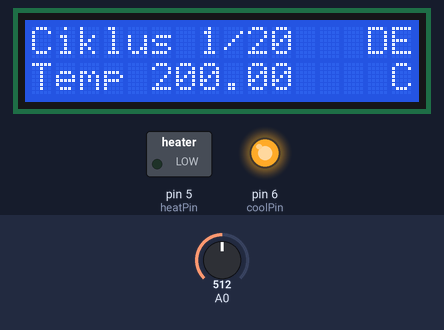
A sketch run on a simulated Arduino Uno, built with avr-gcc and run on an emulated ATmega328P. Parts: 16×2 character LCD, switched loads named in the sketch (green lamp = pin HIGH), output pins drawn as LEDs (lit = HIGH). The test bench sets the inputs (shaded band); at power-on: A0 = 512. What the sketch prints to the serial monitor is not drawn.

Above: at 3.2 s.
3.3 s: A0 set to 227
At 4.6 s:
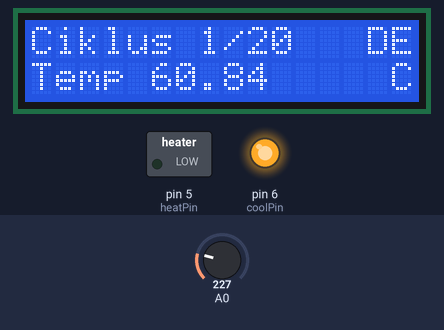
9.4 s: A0 set to 201
At 11.6 s:
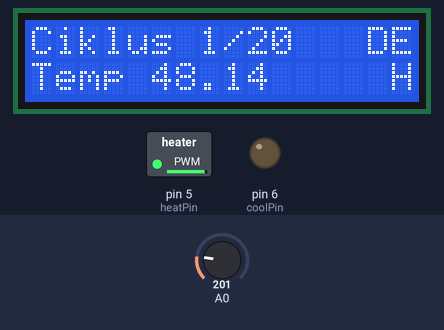
15.5 s: A0 set to 122
At 17.4 s:
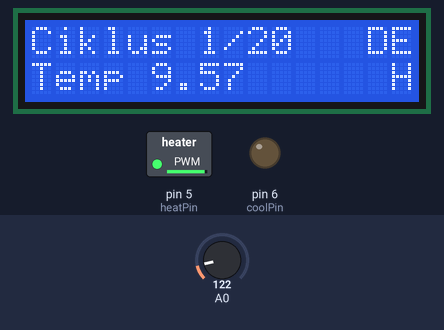
Timing chart, 0 to 18.9 s (numbered marks = the images above; inputs shaded):
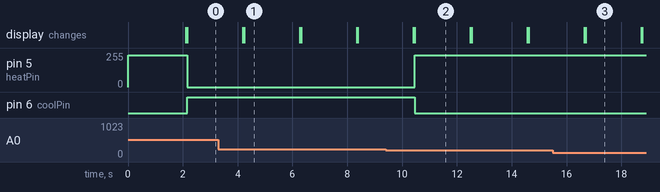

Measured:
- the behaviour switches between 216 and 215 on A0 (found by bisection; images 1 and 2)
- after the input at 3.3 s, the display: first changes after 0.89 s (image 1 shows a later state)
- after the input at 9.4 s, pin 5 (heatPin): 0/255 → 240/255 after 1.1 s; pin 6 (coolPin): HIGH → LOW after 1.1 s; the display: first changes after 1.0 s (image 2 shows a later state)
- after the input at 15.5 s, the display: first changes after 1.1 s (image 3 shows a later state)
- what the display in image 1 shows lasts 2.1 s, from 4.2 s to 6.3 s

The sketch:

pcr.ino
```cpp
// (licence header left out)
/*
 * SPECIFIC HARDWARE:
 * Temperature Sensor: The TMP36 is an easy-to-use temperature sensor that outputs a voltage that's proportional to the ambient temperature. More information on the sensor is available in the datasheet: http://dlnmh9ip6v2uc.cloudfront.net/datasheets/Sensors/Temp/TMP35_36_37.pdf
 */

//  Libraries
#include <Wire.h>
#include <LiquidCrystal_I2C.h>

//  LCD
// Set the LCD address to 0x3F for a 16 chars and 2 line display
LiquidCrystal_I2C lcd(0x3F, 2, 1, 0, 4, 5, 6, 7, 3, POSITIVE);

// Temperature read
int val;               // Create an integer variable to temporarily store infrormation
double currentTemp;    // Variable to hold the current temperature value

//  PCR Settings
String stageNames[3] = { "Denat", "Anneal", "Elon" };   // Names of Stages
int tempSettings[3] = { 55, 35, 45};                       // Temperatures of each stage
//int tempSettings[3] = { 96, 55, 75};                       // Temperatures of each stage
int timeSettings[3] = { 30, 40, 50};                       // Duration of each stage
int cycleSetting = 20;                                   // Max number of cycles

// Pins
#define coolPin 6                                       // Pin for the mosfet that controls the Peltier element
#define heatPin 5                                       // Pin for the mosfet that controls the PCB heat pad

// PCR cycling variables
int stageTemp = 0;                                      // Target temperature of the current stage
int stageTime = 0;                                      // Duration of current stage
int cycleCounter = 1;                                   // Counter of number of cycles completed
int currentStage = 0;                                   // Current stage
unsigned long currentStageStartTime = 0;                // Beginning of the current Stage
int currentState = 1;                                   // In each stage, go through 3 states: Ramping, Steady, Cooling
int toggleCooling = 0;                                  // Toggle to skip or execute Stage 3: Cooling

//Power at which heatbed will be heated max is 255 min 0
int heatPower = 240;

// Pins
const int temperaturePin = 0;                           // TMP36 sensor attached to analog 0 pin

//  Set the initial STATE of the machine
//  In this code we will switch operation modes, from (programming time, to programming temp) x3, to cycling, to stopping/slowing down
#define STATE_CYCLING 1
#define STATE_STOP 2
byte state = STATE_CYCLING;

// Variables needed for keeping track of time
uint32_t lastTick = 0;                                  // Global Clock variable
int LCDTime = 0;                                        // Time tracker for LCD update
// Useful Constants
#define SECS_PER_MIN  (60UL)
#define SECS_PER_HOUR (3600UL)
#define SECS_PER_DAY  (SECS_PER_HOUR * 24L)
// Useful Macros for getting elapsed time
#define numberOfSeconds(_time_) (_time_ % SECS_PER_MIN)
#define numberOfMinutes(_time_) ((_time_ / SECS_PER_MIN) % SECS_PER_MIN)
#define numberOfHours(_time_) (( _time_% SECS_PER_DAY) / SECS_PER_HOUR)
#define elapsedDays(_time_) ( _time_ / SECS_PER_DAY)

// Setup function, this code is only executed once
void setup() {
  // Update clock
  lastTick = millis();

  // Initialize I2C connection with the LCD screen
  Wire.begin();

  // Open serial connection with the computer and print a message
  Serial.begin(9600);
  Serial.println(F("srpski PCR"));

  // cooling and heating turned off
  pinMode(coolPin, OUTPUT);
  pinMode(heatPin, OUTPUT);
  digitalWrite(coolPin, LOW);
  //digitalWrite(heatPin, LOW);
  analogWrite(heatPin, heatPower);

  // Initialize the LCD and print a message
  lcd.begin(16,2);
  lcd.setCursor(0,0);
  lcd.print(F("BioHacking"));
  lcd.setCursor(0,1);
  lcd.print(F("srpski PCR"));
  delay(2000);

}

// Loop function, this code is constantly repeated
void loop() {
  // Update clock
  uint32_t time = millis();                               // current time since start of sketch
  uint16_t dt = time-lastTick;                            // difference between current and previous time
  lastTick = time;

  // Read temperature
  currentTemp = getTemperature(temperaturePin);                     // read the temperature sensorand convert to Celcius

  // Print temperature to computer via Serial
  Serial.print("Current Temperature: ");
  Serial.println(currentTemp);

    // Do machine logic
  machineUpdate(dt);

  // Wait 200 microsconds before restarting the loop
  delay(2000);
}

//  machineUpdate, this function checks in which STATE the device is and executes the code that belongs to that STATE
//  starting with STATEs to allow the user to set the PCR paramters of the device, such as temperate and time of each stage and the number of cycles
//  the next STATE is to execute the PCR protocol
//  final STATE to stop the machine and reset the settings

void machineUpdate(uint16_t dt) {

  // State Cyling is the state in which the thermocycler is running
  if(state == STATE_CYCLING) {
    LCDTime += dt; // Update LCD once every second
    if(LCDTime > 1000) {
      LCDTime = 0;

      // Print to LCD
      lcd.clear();
      lcd.setCursor(0,0);
      lcd.print(F("Ciklus "));
      lcd.print(cycleCounter);
      lcd.print("/");
      lcd.print(cycleSetting);
      lcd.setCursor(0,1);
      lcd.print(F("Temp "));
      lcd.print(currentTemp);
    }

    if(cycleCounter < cycleSetting) { // Check whether we have not completed all cycles
    // If not, go through 3 PCR stages: Denat, Anneal and Elon
      Serial.print("Current Stage: ");
      Serial.println(currentStage);

      if(currentStage == 3) {
        currentStage = 0;
        cycleCounter++; // After completion of all three PCR stage, add 1 to the cycleCounter
      }
      stageTemp = tempSettings[currentStage]; // set the PCR stage target temperature
      stageTime = timeSettings[currentStage]; // set the PCR stage time
      Serial.print("Target Temp: ");
      Serial.println(stageTemp);
      Serial.print("Holding Time: ");
      Serial.println(stageTime);
      lcd.setCursor(14,0);
      if(currentStage==0){
        lcd.print(F("DE"));
      }
      if(currentStage==1){
        lcd.print(F("AN"));
      }
      if(currentStage==2){
        lcd.print(F("EL"));
      }

    }
    else { // all cycles are done!

      // Print a message to the LCD
      lcd.clear();
      lcd.setCursor(0,0);
      lcd.print(F("Gotovo!"));
      lcd.setCursor(0,1);
      lcd.print(F("Restartujte PCR"));
      stateChange(STATE_STOP);
    }
  }

  // StateStop stops the cycling
  if(state == STATE_STOP) {

    // Reset PCR cycling variables
    stageTemp = 0;       // Target temperature of the current stage
    stageTime = 0;       // Duration of current stage
    cycleCounter = 0;    // Counter of number of cycles completed
    currentStage = 0;    // Go through 3 stages: Denat, Anneal and Elon
    currentStageStartTime = 0; // Beginning of the current Stage
    currentState = 0;    // In each stage, go through 3 states: Ramping, Steady, Cooling

    // Stop heating and cooling
    digitalWrite(coolPin, LOW);
    //digitalWrite(heatPin, LOW);
    analogWrite(heatPin, 0);

  }

/* *******************************************************
/  The actual PCR cycles
/  The code above manages the 3 stages: Denat, Anneal, Elongate
/  Now we need to go through 3 states: Ramping the temperature up, maintain a Steady State, and Cooling if necessary
*/
  Serial.print(" State: "); Serial.println(currentState);
  Serial.print(" Temp: "); Serial.println(stageTemp);
  Serial.print(" Time: "); Serial.println(stageTime);
  Serial.print(" Past: "); Serial.println((millis()-currentStageStartTime)/1000);

  if(currentState == 1) {

    // HEATING OR COOLING
    if(currentTemp < stageTemp ){

      Serial.println(F("Heating..."));
      lcd.setCursor(15,1);
      lcd.print(F("H"));

      //digitalWrite(heatPin, HIGH);
      analogWrite(heatPin, heatPower);
      digitalWrite(coolPin, LOW);
    }

    if(currentTemp > stageTemp ){
      Serial.println(F("Cooling..."));
      lcd.setCursor(15,1);
      lcd.print(F("C"));

      //digitalWrite(heatPin, HIGH);
      analogWrite(heatPin, 0);
      digitalWrite(coolPin, HIGH);
    }

    if(abs(currentTemp - stageTemp) < 2){
      Serial.println(F("Reached Steady State"));
      currentStageStartTime = millis(); // Set timer
      currentState = 2; // Continue STEADY STATE stage
    }
  }

  if(currentState == 2) {
    //STEADY STATE
    if((millis()-currentStageStartTime)/1000 < stageTime){ // Check whether we completed the state
      if(currentTemp > stageTemp){ // Temperature too high, so switch off heater
        //digitalWrite(heatPin, LOW);
        analogWrite(heatPin, 0);
      }else{ // Temperature too low, so turn on heater
        //digitalWrite(heatPin, HIGH);
        analogWrite(heatPin, heatPower);
        Serial.println(F("Heating..."));
        lcd.setCursor(15,1);
        lcd.print(F("H"));
      }
    }
    else {
      Serial.print(F("Steady state finished. Temp: "));
      Serial.println(currentTemp);
      //digitalWrite(heatPin, LOW);
      analogWrite(heatPin, 0);
      currentState = 1; // Back to HEATING/COOLING state
      currentStage++; // Go to the next stage
    }
  }

}

/* *******************************************************
/  stateChange switches the machine logic from one state to another
*/
void stateChange(byte newstate) {
  // set new state
  state = newstate;
}

//  time converts seconds to minutes:seconds format
String time(int val){
  // calculate number of days, hours, minutes and seconds
  int days = elapsedDays(val);
  int hours = numberOfHours(val);
  int minutes = numberOfMinutes(val);
  int seconds = numberOfSeconds(val);

  String returnval = "";

  // digital clock display of current time
  returnval = printDigits(minutes) + ":" + printDigits(seconds) + "   ";

  // return value
  return returnval;
}

//  printDigits adds an extra 0 if the integer is below 10
String printDigits(int digits){
  // utility function for digital clock display: prints colon and leading 0
  String returnval = "";
  if(digits < 10)
    returnval += "0";
  returnval += digits;

  return returnval;
}

float getTemperature(int pin)
{
  // This function has one input parameter, the analog pin number
  // to read. It returns a floating-point value, which is the
  // temperature in Celcius based true voltage on that pin (0 to 5V)
  // and calculation from sensor datasheet
  int reading = analogRead(pin);
  //Serial.println(reading);

  // converting that reading to voltage, for 3.3v arduino use 3.3
  float voltage = reading * 0.004882814;

  // print out the voltage
 //Serial.print(voltage); Serial.println(" volts");

  // now print out the temperature
  float temperatureC = (voltage - 0.5) * 100 ;  //converting from 10 mv per degree wit 500 mV offset
                                                //to degrees ((voltage - 500mV) times 100)
  //Serial.print(temperatureC); Serial.println(" degrees C");

  return (temperatureC);
}
```
